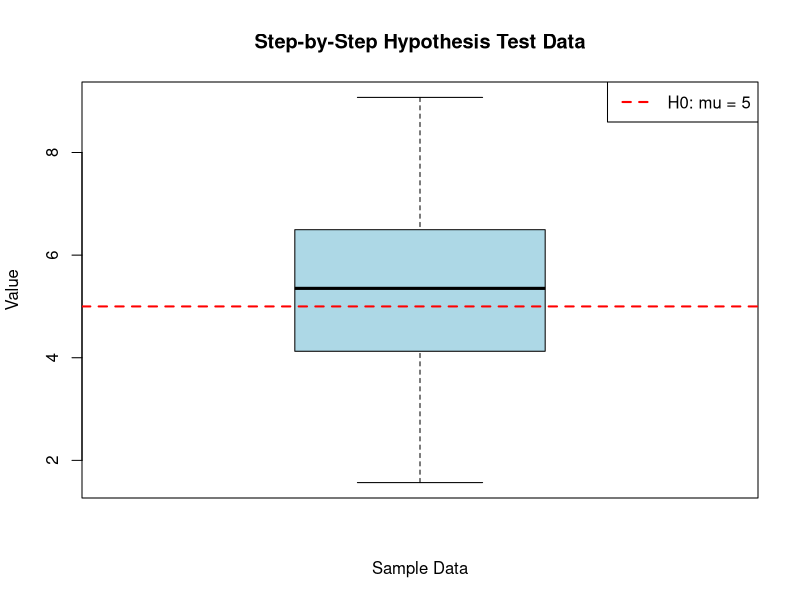

Write the R code that produced this figure.
# E3-4: Perform Hypothesis Testing Step-by-Step
# Using Simulated Data

set.seed(123)

sample_data <- rnorm(30, mean = 5.5, sd = 2)
alpha <- 0.05


# Step 1: Hypotheses
cat("Step 1 - Hypotheses:\n")
cat("H0: mu = 5\n")
cat("H1: mu != 5\n\n")


# Perform t-test
result <- t.test(sample_data, mu = 5)

# Step 2: Test Statistic
cat("Step 2 - Test Statistic (t):",
    result$statistic, "\n")

# Step 3: P-value
cat("Step 3 - P-value:",
    result$p.value, "\n")

# Step 4: Decision
if (result$p.value < alpha) {
  cat("Step 4 - Decision: Reject H0\n")
} else {
  cat("Step 4 - Decision: Fail to Reject H0\n")
}


# Create PDF
pdf("E3_4_Hypothesis_Test.pdf",
    width = 8,
    height = 6)


# Boxplot
boxplot(sample_data,
        col = "lightblue",
        main = "Step-by-Step Hypothesis Test Data",
        xlab = "Sample Data",
        ylab = "Value")


# H0 mean line
abline(h = 5,
       col = "red",
       lwd = 2,
       lty = 2)


# Legend
legend("topright",
       legend = "H0: mu = 5",
       col = "red",
       lty = 2,
       lwd = 2)


# Close PDF
dev.off()







 # E3-4: Perform Hypothesis Testing Step-by-Step
# # Using Simulated Data

# set.seed(123)

# sample_data <- rnorm(30, mean = 5.5, sd = 2)
# alpha <- 0.05


# # Step 1: Hypotheses
# cat("Step 1 - Hypotheses:\n")
# cat("   H0: mu = 5\n")
# cat("   H1: mu != 5\n\n")


# # Step 2: Test Statistic
# result <- t.test(sample_data, mu = 5)

# cat("Step 2 - Test Statistic (t):",
#     result$statistic, "\n")


# # Step 3: P-value
# cat("Step 3 - P-value:",
#     result$p.value, "\n")


# # Step 4: Decision
# if (result$p.value < alpha) {
#   cat("Step 4 - Decision: Reject H0\n")
# } else {
#   cat("Step 4 - Decision: Fail to Reject H0\n")
# }


# # Graph
# boxplot(sample_data,
#         col = "lightblue",
#         main = "Step-by-Step Hypothesis Test Data",
#         xlab = "Sample Data",
#         ylab = "Value")

# # H0 mean line
# abline(h = 5,
#        col = "red",
#        lwd = 2,
#        lty = 2)

# # Legend
# legend("topright",
#        legend = "H0: mu = 5",
#        col = "red",
#        lty = 2,
#        lwd = 2)
